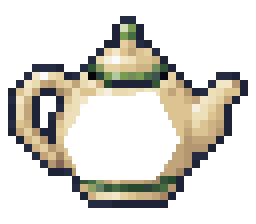
#> input picture ArtSource/v1/BeverageCraft-v1.1/dl_teapot.png, 64 x 56 px (shown 4 times larger)
$ python inspect.py
#> lines starting #> are read from the running program, lines starting #| are printed output that depends on the picture
from PIL import Image,ImageDraw
import pathlib,json,hashlib
R=pathlib.Path(__file__).resolve().parent;S=R.parent/'BeverageCraft-v1.1'
im=Image.open(S/'dl_teapot.png').convert('RGBA');out=Image.new('RGB',(704,640),(70,65,73));out.paste(im.resize((640,560),Image.Resampling.NEAREST),(40,40),im.resize((640,560),Image.Resampling.NEAREST));d=ImageDraw.Draw(out)
#> further down, im is the input picture: PIL image 64x56 RGBA; mean R, G, B, A 47.8, 45, 37.7, 85.2
#> after `out = Image.new('RGB', (704, 640), (70, 65, 73))`:
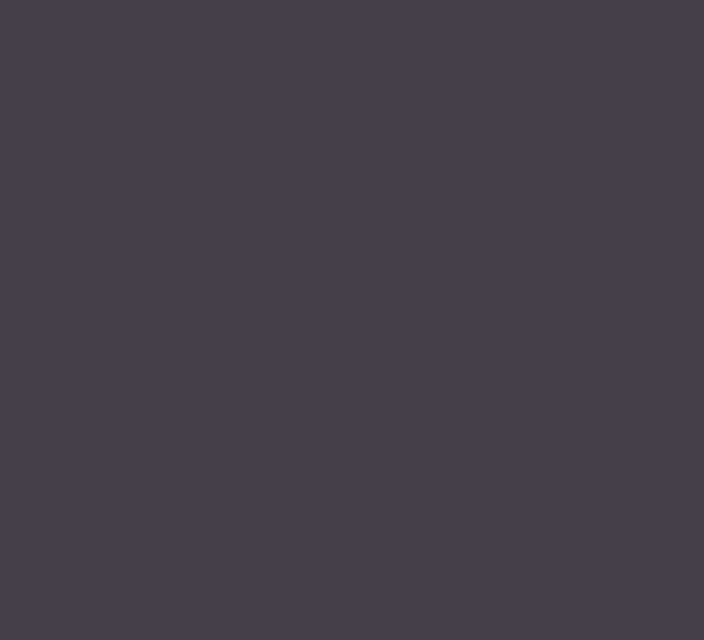
#> out: PIL image 704x640 RGB; mean R, G, B 70, 65, 73
#> after `out.paste(im.resize((640, 560), Image.Resampling.NEAREST), (40, 40), i`:
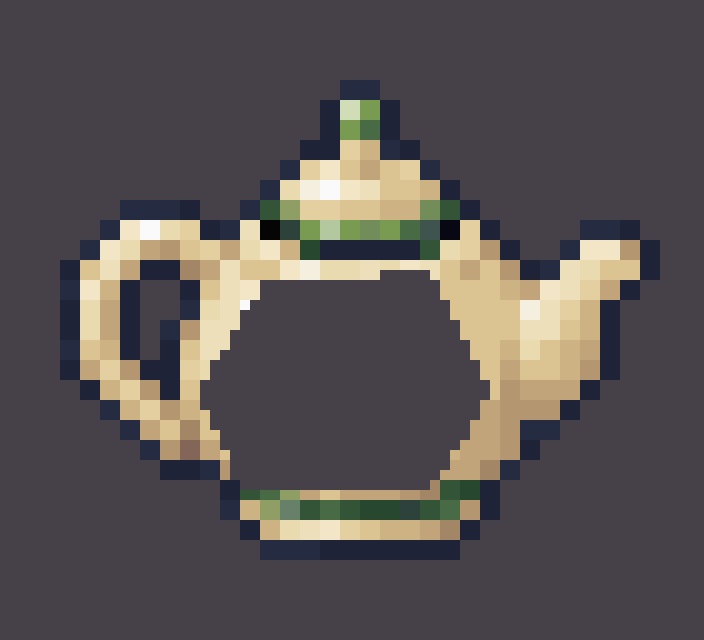
#> out: PIL image 704x640 RGB; mean R, G, B 89.4, 83.5, 83.6
for y in range(0,56,2):d.text((12,40+y*10),str(y),fill='white')
for x in range(0,64,2):d.text((40+x*10,20),str(x),fill='white')
out.save(R/'qa/original-grid.png')
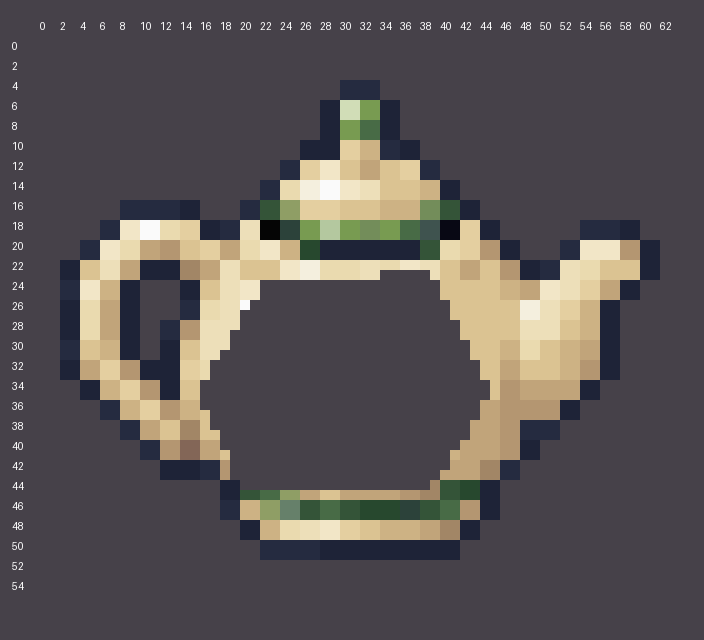
#> saved as original-grid.png: PIL image 704x640 RGB; mean R, G, B 90.1, 84.2, 84.2
#> (the run stopped early here; a loop or call above may not have finished)
